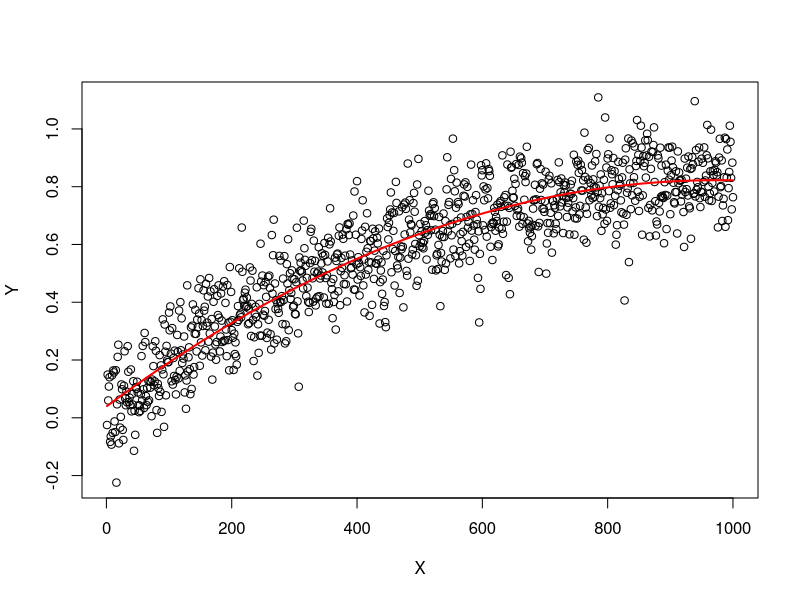

Here is the R script that generated this plot: (Note: this script raises an error after producing the figure.)
# example of how to fit curve
# from Brad

# make some asymptotic data
Y <- 1 - exp(-seq(from = 0, to = 2, length = 1000));
# with deviation
Y <- Y + rnorm(n = 1000, sd = 0.1);

X <- 1:1000;
# plot the data
plot(Y ~ X)

# fit a basic model
mod1 <- glm(Y ~ X + I(X^2));

# Use the coeficients to draw the line
# X^2 coef tells us how much the line is not linear by at every step. How much it is modified.
Ymod <- coef(mod1)[1] + coef(mod1)[2] * X + coef(mod1)[3]*X*X

points(
  X, Ymod,
  type = "l",
  col = "red",
  lwd = 2
)

#-------------------------

# can i do this very simply with my data?

plot(
  jitter(Spot.brightness, .75) ~ jitter(Day, 75),
  data = filter(guppies, Predator.number == 0)
)

mod2 <- glm(
  Spot.brightness ~ Day + I(Day^2),
  data = filter(guppies, Predator.number == 0)
)

Day <- 0:1500

Ymod2 <- coef(mod2)[1] + coef(mod2)[2] * Day + coef(mod2)[3]*Day*Day


points(
  Day, Ymod2,
  type = "l",
  col = "red",
  lwd = 2
)

# YES.
# with predict?

predictions <- predict(
  mod2,
  newdata = list(
    # fixed days
    Day = Day
  ),
  se = T
)

points(
  Day, predictions$fit,
  type = "l",
  col = "green",
  lwd = 2,
  lty = "dotted"
)

# YES. same.
# Not asymptotic but looks like a good fit.

summary(mod2)

# It's a good fit too. Without any other parameters. AIC higher than my other models and dispersion lower.

# does it work on a plot for a predator?

plot(
  jitter(Spot.brightness, .75) ~ jitter(Day, 75),
  data = filter(guppies, Predator == "C.punctata")
)

mod2 <- glm(
  Spot.brightness ~ Day * Predator.number + I(Day^2) * Predator.number,
  data = filter(guppies, Predator== "C.punctata")
)

predictions <- predict(
  mod2,
  newdata = list(
    Predator.number = rep(2, length(Day)),
    Day = Day
  ),
  se = T
)

points(
  Day, predictions$fit,
  type = "l",
  col = "black",
  lwd = 2
)

predictions <- predict(
  mod2,
  newdata = list(
    Predator.number = rep(10, length(Day)),
    Day = Day
  ),
  se = T
)

points(
  Day, predictions$fit,
  type = "l",
  col = "green",
  lwd = 2
)

predictions <- predict(
  mod2,
  newdata = list(
    Predator.number = rep(5, length(Day)),
    Day = Day
  ),
  se = T
)

points(
  Day, predictions$fit,
  type = "l",
  col = "red",
  lwd = 2
)

vif(mod2)
mod3 <- update(
  mod2, ~. - Day:Predator.number
)
vif(mod3) # don't worry about squared terms

anova(mod2, mod4, test = "Chi")

predictions <- predict(
  mod3,
  newdata = list(
    Predator.number = rep(2, length(Day)),
    Day = Day
  ),
  se = T
)

points(
  Day, predictions$fit,
  type = "l",
  col = "black",
  lwd = 2,
  lty = "dotted"
)

predictions <- predict(
  mod3,
  newdata = list(
    Predator.number = rep(10, length(Day)),
    Day = Day
  ),
  se = T
)

points(
  Day, predictions$fit,
  type = "l",
  col = "green",
  lwd = 2,
  lty = "dotted"
)

predictions <- predict(
  mod3,
  newdata = list(
    Predator.number = rep(5, length(Day)),
    Day = Day
  ),
  se = T
)

points(
  Day, predictions$fit,
  type = "l",
  col = "red",
  lwd = 2,
  lty = "dotted"
)

# I don't think I should have worried about any collinearity. it's all down to squared terms. and mod2 fits the data better? mod4 has higher AIC though, but also higher dispersion. But i don't like the symmetry in either model. Curves start to ascend or descend at the edns which doesn't replicate well what is happening.

plot(
  jitter(Spot.brightness, .75) ~ jitter(Day, 75),
  data = filter(guppies, Predator.number == 0)
)

mod <- nls(
  Spot.brightness ~ SSasymp(Day, a, b, c),
  data = filter(guppies, Predator.number == 0)
)

predictions <- predict(
  mod,
  newdata = list(
    #Predator.number = rep(2, length(Day)),
    Day = Day
  ),
  se = F
)

points(
  Day, predictions,
  type = "l",
  col = "black",
  lwd = 2
)

# the way we did before
mod2 <- glm(
  Spot.brightness ~ Day + I(Day^2),
  data = filter(guppies, Predator.number == 0)
)

predictions <- predict(
  mod2,
  newdata = list(
    # fixed days
    Day = Day
  ),
  se = F
)

points(
  Day, predictions,
  type = "l",
  col = "black",
  lwd = 2,
  lty = "dotted"
)

#' NLS method better fit for mechanistics of Biology. But I can't get this to fit for predation at high levels.
#'
mod2 <- lm(
  Spot.brightness ~ Day + I(Day^2),
  data = filter(guppies, Predator.number == 0)
)

predictions <- predict(
  mod2,
  newdata = list(
    # fixed days
    Day = Day
  ),
  se = F
)

points(
  Day, predictions,
  type = "l",
  col = "red",
  lwd = 2
)

# LM fits the exact same line. lols.
# The internet was right, what is the point of glm gaussian?

plot(
  jitter(Spot.brightness, .75) ~ jitter(Day, 75),
  data = filter(
    guppies,
    Predator.number == 10 &
    Predator == "C.punctata"
  )
)

mod2 <- lm(
  Spot.brightness ~ Day + I(Day^2),
  data = filter(
    guppies,
    Predator.number == 10 &
      Predator == "C.punctata"
  )
)

predictions <- predict(
  mod2,
  newdata = list(
    # fixed days
    Day = Day
  ),
  se = F
)

points(
  Day, predictions,
  type = "l",
  col = "red",
  lwd = 2
)
